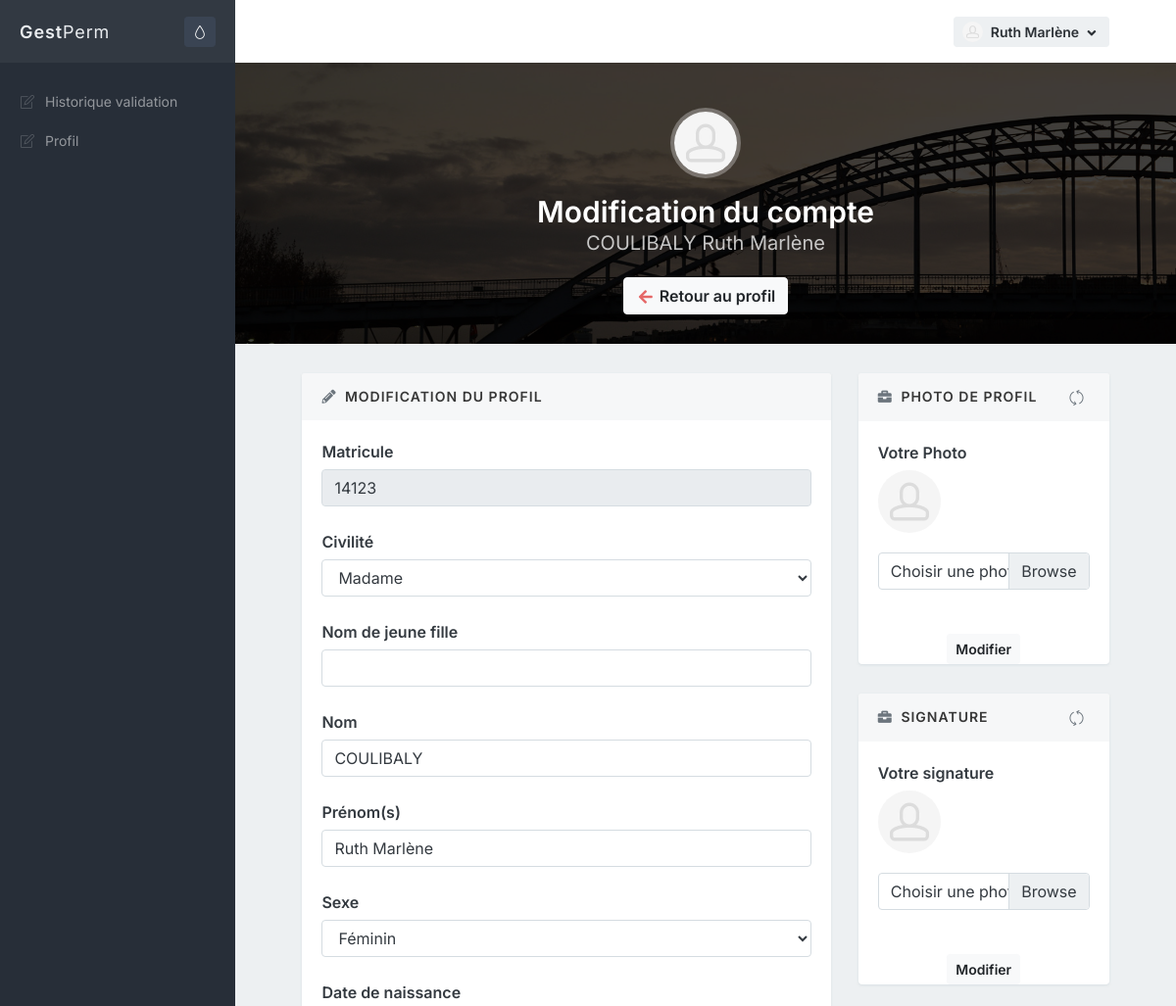
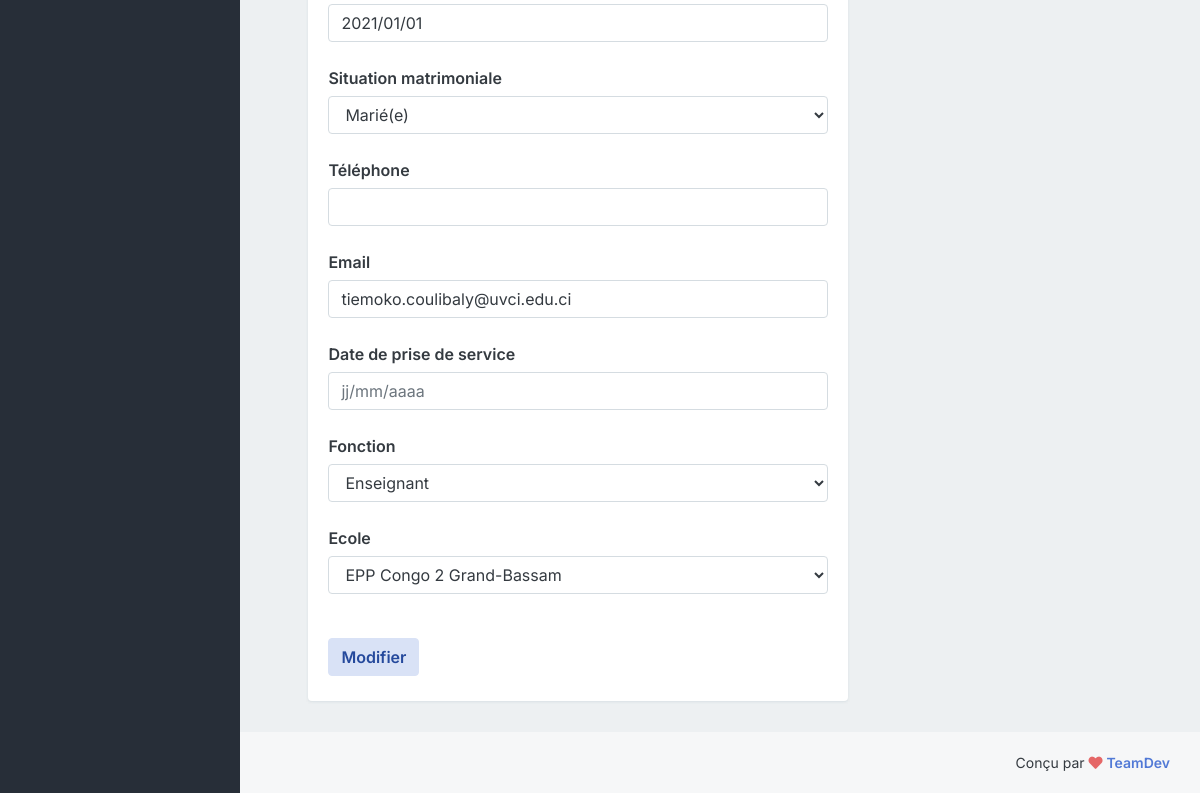
The page /admin/profile_edit.php (signed in) on the database its author committed (2 pictures, top to bottom).
### tables this page shows
CREATE TABLE IF NOT EXISTS `agent` (
  `IdAgent` int(11) NOT NULL AUTO_INCREMENT,
  `MatriculeAgent` varchar(255) NOT NULL,
  `NomAgent` varchar(255) NOT NULL,
  `PrenomsAgent` varchar(255) NOT NULL,
  `CiviliteAgent` varchar(25) NOT NULL,
  `NomJeuneFilleAgent` varchar(255) NOT NULL DEFAULT '',
  `SexeAgent` varchar(25) NOT NULL,
  `DateNaissanceAgent` date NOT NULL,
  `TelAgent` varchar(25) NOT NULL DEFAULT '',
  `EmailAgent` varchar(255) NOT NULL DEFAULT '',
  `DatePriseServiceAgent` date DEFAULT NULL,
  `SituationMatrimonialeAgent` varchar(255) NOT NULL,
  `DateCreationAgent` date NOT NULL,
  `PasswordAgent` varchar(255) NOT NULL,
  `IdEmploi` int(11) NOT NULL DEFAULT '-1',
  `IdFonction` int(11) NOT NULL DEFAULT '-1',
  `TypeAgent` int(11) NOT NULL DEFAULT '1',
  `IdEcole` int(11) NOT NULL DEFAULT '1',
  PRIMARY KEY (`IdAgent`)
);

CREATE TABLE IF NOT EXISTS `fonction` (
  `IdFonction` int(11) NOT NULL AUTO_INCREMENT,
  `NomFonction` varchar(255) NOT NULL,
  PRIMARY KEY (`IdFonction`)
);

CREATE TABLE IF NOT EXISTS `ecole` (
  `IdEcole` int(11) NOT NULL AUTO_INCREMENT,
  `NomEcole` varchar(255) NOT NULL DEFAULT '',
  `TypeEcole` varchar(160) NOT NULL DEFAULT 'Primaire',
  `TelEcole` varchar(255) NOT NULL DEFAULT '',
  `EmailEcole` varchar(255) NOT NULL DEFAULT '',
  `LocaliteEcole` bigint(20) NOT NULL DEFAULT '1',
  `IdInspection` int(11) NOT NULL DEFAULT '1',
  PRIMARY KEY (`IdEcole`)
);

### admin/profile_edit.php (the view, shortened to what the rows shown need)
<?php require 'inc/_global/config.php'; ?>
<?php require 'inc/backend/config.php'; ?>
<?php require 'inc/_global/views/head_start.php'; ?>
<?php require 'inc/_global/views/head_end.php'; ?>
<?php require 'inc/_global/views/page_start.php'; ?>
<?php $one->get_css('js/plugins/bootstrap-datepicker/css/bootstrap-datepicker3.min.css'); ?>
<?php $one->get_css('js/plugins/select2/css/select2.min.css'); ?>
<?php $one->get_css('js/plugins/flatpickr/flatpickr.min.css'); ?>
<?php
    $IdAgent = $_SESSION['auth']['user']->IdAgent;
    $agent1=DataBase::SelectQuery("SELECT * FROM agent WHERE IdAgent='$IdAgent'");
?>
<div class="bg-image" style="background-image: url('<?php echo $one->assets_folder; ?>/media/photos/photo8@2x.jpg');">
    <div class="bg-black-75">
        <div class="content content-full text-center">
            <div class="my-3">
            </div>
            <h1 class="h2 text-white mb-0">Modification du compte</h1>
            <h2 class="h4 font-w400 text-white-75">
                <?php echo $agent1["0"]->NomAgent.' '.$agent1["0"]->PrenomsAgent; ?>
            </h2>
            <a class="btn btn-light" href="profile.php">
                <i class="fa fa-fw fa-arrow-left text-danger"></i> Retour au profil
            </a>
       </div>
    </div>
</div>
<div class="content content-boxed">
    <div class="row">
        <div class="col-md-7 col-xl-8">
            <div class="block block-rounded">
                <div class="block-content">
                <form >
                <div class="row push">
                    <div class="col-lg-12 col-xl-12">
                        <div class="form-group">
                            <label for="matriculeAgent">Matricule</label>
                            <input type="text" class="form-control" id="matriculeAgent" readonly name="matricule" value="<?php echo $agent1["0"]->MatriculeAgent; ?>">
                        </div>
                        <div class="form-group">
                            <label for="civiliteAgent">Civilité</label>
                            <select class="form-control" id="civiliteAgent" name="civilite">
                            <?php
                                if($agent1["0"]->CiviliteAgent === "Monsieur"){
                                    echo '<option value="Monsieur" selected="selected">Monsieur</option>
                                        <option value="Madame">Madame</option>
                                        <option value="Mademoiselle">Madémoiselle</option>';
                                }elseif($agent1["0"]->CiviliteAgent === "Madame"){
                                    echo '<option value="Monsieur">Monsieur</option>
                                        <option value="Madame" selected="selected">Madame</option>
                                        <option value="Mademoiselle">Madémoiselle</option>';
                                }elseif($agent1["0"]->CiviliteAgent === "Mademoiselle"){
                                    echo '<option value="Monsieur">Monsieur</option>
                                        <option value="Madame">Madame</option>
                                        <option value="Mademoiselle" selected="selected">Madémoiselle</option>';
                                }else{
                                    echo '<option value="Monsieur">Monsieur</option>
                                        <option value="Madame">Madame</option>
                                        <option value="Mademoiselle">Madémoiselle</option>';
                                }
                            ?>
                            </select>
                        </div>
                        <div class="form-group">
                            <label for="nomAgent">Nom</label>
                            <input type="text" class="form-control" id="nomAgent" name="nom" value="<?php echo $agent1["0"]->NomAgent; ?>">
                        </div>
                        <div class="form-group">
                            <label for="prenomsAgent">Prénom(s)</label>
                            <input type="text" class="form-control" id="prenomsAgent" name="prenoms" value="<?php echo $agent1["0"]->PrenomsAgent; ?>">
                        </div>
                        <div class="form-group">
                            <label for="sexeAgent">Sexe</label>
                            <select class="form-control" id="sexeAgent" name="sexe">
                            <?php
                                if($agent1["0"]->SexeAgent === "F"){
                                    echo '<option value="F" selected="selected">Féminin</option>';
                                }else{
                                    echo '<option value="M" selected="selected">Masculin</option>';
                                    echo '<option value="F">Féminin</option>';
                                }
                            ?>
                            </select>
                        </div>
                        <div class="form-group">
                            <label for="dateNaissanceAgent">Date de naissance</label>
                            <?php
                                if($agent1["0"]->DateNaissanceAgent){
                                    $date = date_create($agent1["0"]->DateNaissanceAgent);
                                    echo '<input type="text" class="js-flatpickr form-control bg-white" id="dateNaissanceAgent" name="dateNaissance" value="'.date_format($date, 'Y/m/d').'"  placeholder="jj/mm/aaaa" data-date-format="Y/m/d">';
                                }else{
                                    echo '<input type="text" class="js-flatpickr form-control bg-white" id="dateNaissanceAgent" name="dateNaissance" placeholder="jj/mm/aaaa" data-date-format="d/m/Y">';
                                }
                            ?>
                        </div>
                        <div class="form-group">
                            <label for="situationMatrimonialeAgent">Situation matrimoniale</label>
                            <select class="form-control" id="situationMatrimonialeAgent" name="situationMatrimoniale">
                                <?php
                                    if($agent1["0"]->SituationMatrimonialeAgent === "Celibat"){
                                        echo '<option value="Celibat" selected="selected">Célibataire</option>
                                            <option value="Marie">Marié(e)</option>
                                            <option value="Veuve">Veuf(ve)</option>';
                                    }elseif($agent1["0"]->SituationMatrimonialeAgent === "Marie"){
                                        echo '<option value="Celibat">Célibataire</option>
                                            <option value="Marie" selected="selected">Marié(e)</option>
                                            <option value="Veuve">Veuf(ve)</option>';
                                    }elseif($agent1["0"]->SituationMatrimonialeAgent === "Veuve"){
                                        echo '<option value="Celibat">Célibataire</option>
                                            <option value="Marie">Marié(e)</option>
                                            <option value="Veuve" selected="selected">Veuf(ve)</option>';
                                    }else{
                                        echo '<option value="Celibat">Célibataire</option>
                                            <option value="Marie">Marié(e)</option>
                                            <option value="Veuve">Veuf(ve)</option>';
                                    }
                                ?>
                            </select>
                        </div>
                        <div class="form-group">
                            <label for="emailAgent">Email</label>
                            <input type="email" class="form-control" id="emailAgent" name="email" value="<?php echo $agent1["0"]->EmailAgent; ?>">
                        </div>
                        <div class="form-group">
                            <label for="fonctionAgent">Fonction</label>
                            <select class="js-select2 form-control" id="fonctionAgent" name="fonction" style="width: 100%;"  data-placeholder="Choisir une..">
                                <?php
                                    $fonctions=Database::SelectQuery("SELECT * FROM fonction ORDER BY NomFonction ASC");
                                    foreach($fonctions as $fonction):
                                ?>
                                <option value="<?=$fonction->IdFonction?>" <?php if($fonction->IdFonction === $agent1["0"]->IdFonction){ echo "selected =\"selected\""; } ?> > <?=$fonction->NomFonction?></option>
                                <?php endforeach ?>
                            </select>
                        </div>
                        <div class="form-group">
                            <label for="ecoleAgent">Ecole</label>
                            <select class="js-select2 form-control" id="ecoleAgent" name="ecoleAgent" style="width: 100%;"  data-placeholder="Choisir une..">
                                <?php
                                    $ecoles=Database::SelectQuery("SELECT * FROM ecole ORDER BY NomEcole ASC");
                                    foreach($ecoles as $ecole):
                                ?>
                                <option value="<?=$ecole->IdEcole?>" <?php if($ecole->IdEcole === $agent1["0"]->IdEcole){ echo "selected =\"selected\""; } ?> > <?=$ecole->NomEcole?></option>
                                <?php endforeach ?>
                            </select>
                        </div>
                    </div>
                </div>
            </form>
                </div>
            </div>
        </div>
        </div>
    </div>
</div>
<?php require 'inc/_global/views/footer_end.php'; ?>

### rows shown on the page
agent: NomAgent "COULIBALY", PrenomsAgent "Ruth Marlène", matricule "14123", civilite "Madame", nom "COULIBALY", prenoms "Ruth Marlène", sexe "Féminin", dateNaissance "2021/01/01", situationMatrimoniale "Marié(e)", email "tiemoko.coulibaly@uvci.edu.ci", fonction "Enseignant", ecoleAgent "EPP Congo 2 Grand-Bassam"

### other values the page prints
$node['name'] "Historique validation Profil"
$PreUser "Ruth Marlène"
